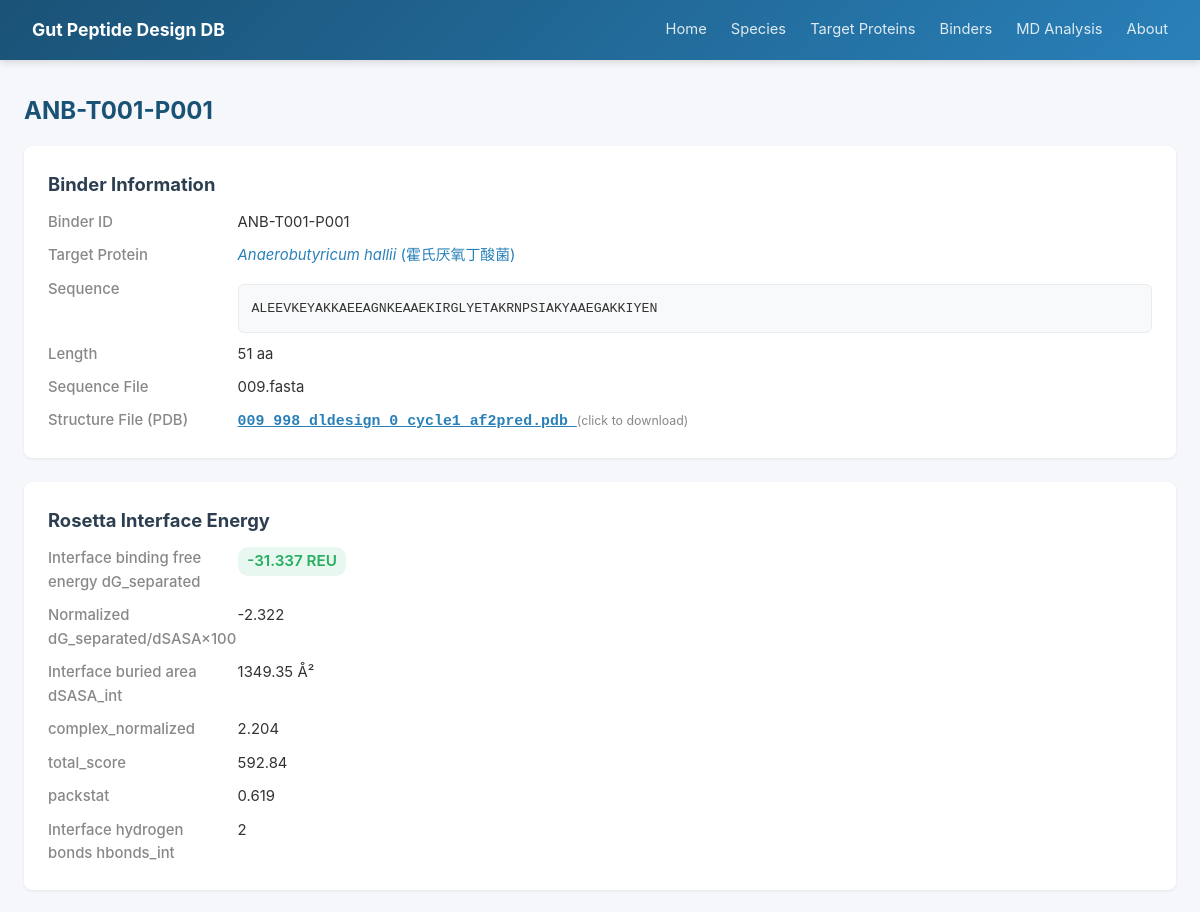
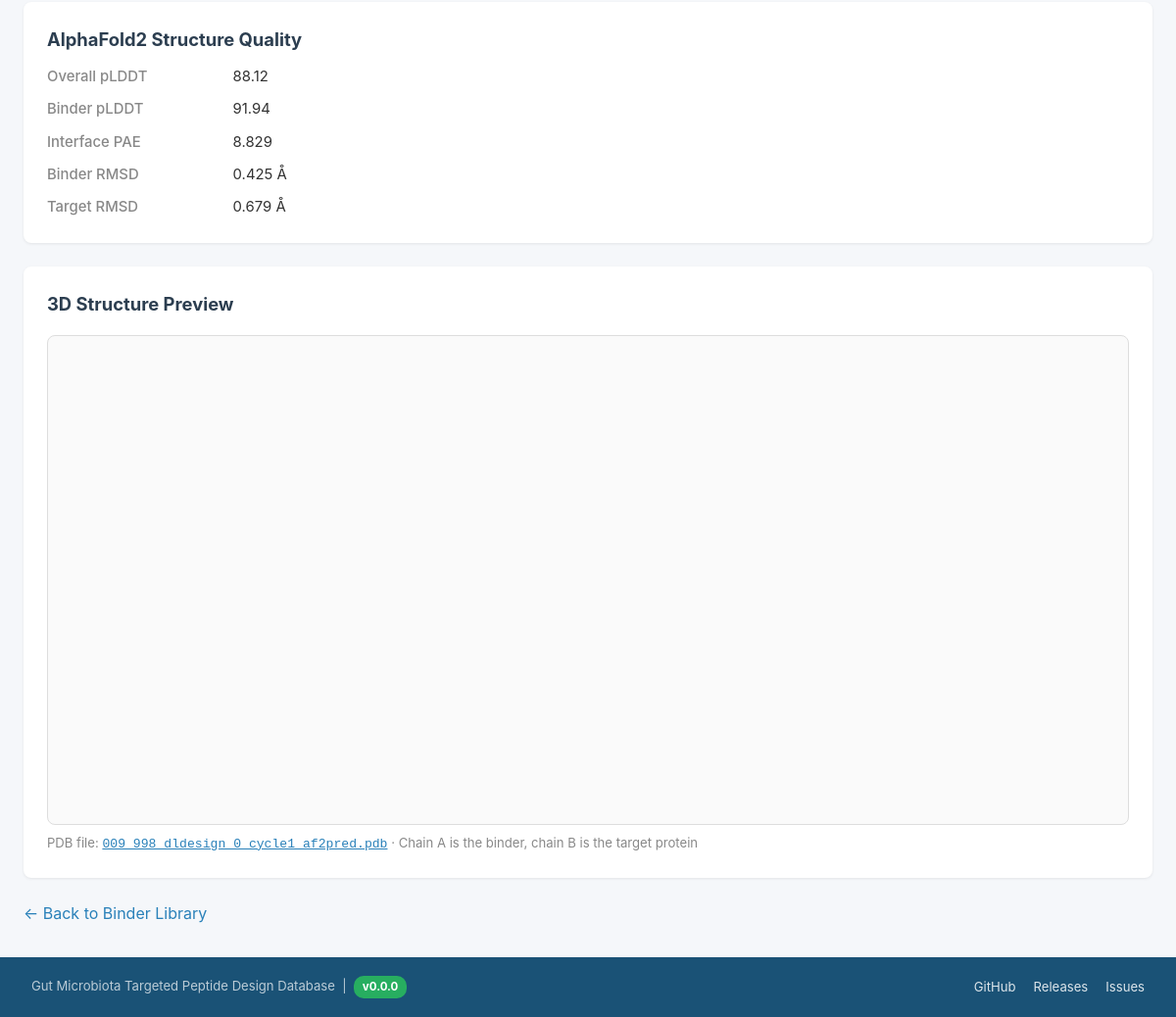
The page /binders/ANB-T001-P001 on the database its author committed (2 pictures, top to bottom).
### tables this page shows
CREATE TABLE Binder (
        Binder_ID       TEXT PRIMARY KEY,
        Species_ID      TEXT NOT NULL,
        Binder_Sequence TEXT,
        Length          INTEGER,
        Raw_Score       REAL,
        dG_sep_norm     REAL,
        dSASA_int       REAL,
        complex_norm    REAL,
        total_score     REAL,
        packstat        REAL,
        hbonds_int      INTEGER,
        pLDDT_total     REAL,
        pLDDT_binder    REAL,
        PAE_interaction REAL,
        binder_RMSD     REAL,
        target_RMSD     REAL,
        Sequence_File   TEXT,
        Structure_File  TEXT,
        Notes           TEXT,
        FOREIGN KEY (Species_ID) REFERENCES Species(Species_ID)
    );

CREATE TABLE Species (
        Species_ID      TEXT PRIMARY KEY,
        Scientific_Name TEXT NOT NULL,
        Chinese_Name    TEXT,
        Taxonomy_ID     INTEGER,
        Genome_Accession TEXT,
        Proteome_Source TEXT,
        Notes           TEXT
    );

### app.py (the view)
@app.route('/binders/<bid>')
def binder_detail(bid):
    db = get_db()
    b = db.execute("""
        SELECT b.*, s.Scientific_Name, s.Chinese_Name
        FROM Binder b JOIN Species s ON b.Species_ID=s.Species_ID
        WHERE b.Binder_ID=?
    """, (bid,)).fetchone()
    if not b: return "未找到", 404
    return render_template('binder_detail.html', b=b)

### app.py (called while the page is built)
@app.context_processor
def inject_meta():
    return {'DB_VERSION': DB_VERSION, 'REPO_URL': REPO_URL}

def get_db():
    if 'db' not in g:
        g.db = sqlite3.connect(DB_PATH)
        g.db.row_factory = sqlite3.Row
    return g.db

### templates/binder_detail.html (shortened to what this page needs)
{% extends "base.html" %}
{% block content %}
<h1>{{ b.Binder_ID }}</h1>
<div class="card">
    <h2>Binder Information</h2>
    <div class="detail-grid">
        <div class="detail-label">Binder ID</div><div>{{ b.Binder_ID }}</div>
        <div class="detail-label">Target Protein</div><div><a href="/species/{{ b.Species_ID }}"><em>{{ b.Scientific_Name }}</em> ({{ b.Chinese_Name }})</a></div>
        <div class="detail-label">Sequence</div><div class="seq-box" style="display:inline-block;">{{ b.Binder_Sequence }}</div>
        <div class="detail-label">Length</div><div>{{ b.Length or '-' }} aa</div>
        <div class="detail-label">Sequence File</div><div>{{ b.Sequence_File or '-' }}</div>
        <div class="detail-label">Structure File (PDB)</div>
        <div>
            {% if b.Structure_File %}
            <a href="#" onclick="confirmDownload('{{ b.Structure_File }}');return false;"
               style="font-family:monospace; text-decoration:underline; cursor:pointer;" title="Click to download the PDB file">
               <strong>{{ b.Structure_File }}</strong>
            </a>
            <small style="color:#888;">(click to download)</small>
            {% else %}-{% endif %}
        </div>
    </div>
</div>
<div class="card">
    <h2>Rosetta Interface Energy</h2>
    {% if b.Raw_Score is not none %}
    <div class="detail-grid">
        <div class="detail-label">Interface binding free energy dG_separated</div>
        <div><span class="badge {% if b.Raw_Score < -6 %}badge-green{% elif b.Raw_Score < -4 %}badge-blue{% else %}badge-orange{% endif %}" style="font-size:.95rem;">{{ "%.3f"|format(b.Raw_Score) }} REU</span></div>
        <div class="detail-label">Normalized dG_separated/dSASA×100</div><div>{{ "%.3f"|format(b.dG_sep_norm) }}</div>
        <div class="detail-label">Interface buried area dSASA_int</div><div>{{ "%.2f"|format(b.dSASA_int) }} Å²</div>
        <div class="detail-label">complex_normalized</div><div>{{ "%.3f"|format(b.complex_norm) }}</div>
        <div class="detail-label">total_score</div><div>{{ "%.2f"|format(b.total_score) }}</div>
        <div class="detail-label">packstat</div><div>{{ "%.3f"|format(b.packstat) }}</div>
        <div class="detail-label">Interface hydrogen bonds hbonds_int</div><div>{{ b.hbonds_int }}</div>
    </div>
    {% else %}
    <p style="color:#e67e22;">The Rosetta energy for this binder ({{ b.Structure_File }}) has not yet been compiled; to be added.</p>
    {% endif %}
</div>
<div class="card">
    <h2>AlphaFold2 Structure Quality</h2>
    {% if b.pLDDT_total is not none %}
    <div class="detail-grid">
        <div class="detail-label">Overall pLDDT</div><div>{{ "%.2f"|format(b.pLDDT_total) }}</div>
        <div class="detail-label">Binder pLDDT</div><div>{{ "%.2f"|format(b.pLDDT_binder) }}</div>
        <div class="detail-label">Interface PAE</div><div>{{ "%.3f"|format(b.PAE_interaction) }}</div>
        <div class="detail-label">Binder RMSD</div><div>{{ "%.3f"|format(b.binder_RMSD) }} Å</div>
        <div class="detail-label">Target RMSD</div><div>{{ "%.3f"|format(b.target_RMSD) }} Å</div>
    </div>
    {% else %}
    <p style="color:#e67e22;">The AF2 quality metrics for this binder have not yet been compiled; to be added.</p>
    {% endif %}
</div>
{% if b.Structure_File %}
<div class="card">
    <h2>3D Structure Preview</h2>
    <div id="pdb-viewer"></div>
    <p style="font-size:.82rem; color:#888; margin-top:.5rem;">
        PDB file:
        <a href="#" onclick="confirmDownload('{{ b.Structure_File }}');return false;"
           style="font-family:monospace; text-decoration:underline; cursor:pointer;">{{ b.Structure_File }}</a>
        · Chain A is the binder, chain B is the target protein
    </p>
</div>
{% endif %}
<p><a href="/binders">&larr; Back to Binder Library</a></p>
{% endblock %}

### templates/base.html (style rules this page uses)
* { margin:0; padding:0; box-sizing:border-box; }
body { font-family:-apple-system,BlinkMacSystemFont,"Segoe UI","PingFang SC","Microsoft YaHei",sans-serif; background:#f5f7fa; color:#333; line-height:1.6; }
.card { background:white; border-radius:8px; box-shadow:0 1px 3px rgba(0,0,0,.08); padding:1.5rem; margin-bottom:1.5rem; }
.badge { display:inline-block; padding:.15rem .6rem; border-radius:10px; font-size:.75rem; font-weight:600; }
.badge-green { background:#e8f8f0; color:#27ae60; }
.detail-grid { display:grid; grid-template-columns:180px 1fr; gap:.6rem; font-size:.93rem; }
.detail-label { color:#888; font-weight:500; }
.seq-box { background:#f8f9fa; border:1px solid #e9ecef; border-radius:6px; padding:.8rem; font-family:"Courier New",monospace; font-size:.83rem; word-break:break-all; margin-top:.4rem; }
h1 { font-size:1.5rem; margin-bottom:1rem; color:#1a5276; }
h2 { font-size:1.15rem; margin-bottom:.7rem; color:#2c3e50; }
a { color:#2980b9; text-decoration:none; }
#pdb-viewer { position:relative; width:100%; height:500px; border:1px solid #ddd; border-radius:8px; margin-top:1rem; background:#fafafa; overflow:hidden; }

### rows shown on the page
Binder: Binder_ID "ANB-T001-P001", Binder_Sequence "ALEEVKEYAKKAEEAGNKEAAEKIRGLYETAKRNPSIAKYAAEGAKKIYEN", Length "51", Sequence_File "009.fasta", Structure_File "009_998_dldesign_0_cycle1_af2pred.pdb", Raw_Score "-31.337", dG_sep_norm "-2.322", dSASA_int "1349.35", complex_norm "2.204", total_score "592.84", packstat "0.619", hbonds_int "2", pLDDT_total "88.12", pLDDT_binder "91.94", PAE_interaction "8.829", binder_RMSD "0.425", target_RMSD "0.679"
Species: Scientific_Name "Anaerobutyricum hallii", Chinese_Name "霍氏厌氧丁酸菌"

### other values the page prints
{{ DB_VERSION }} "0.0.0"
